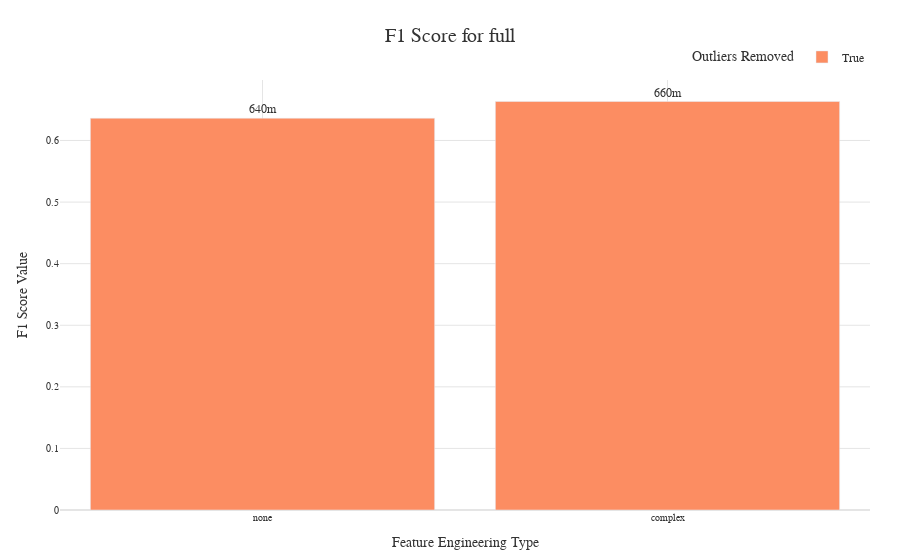
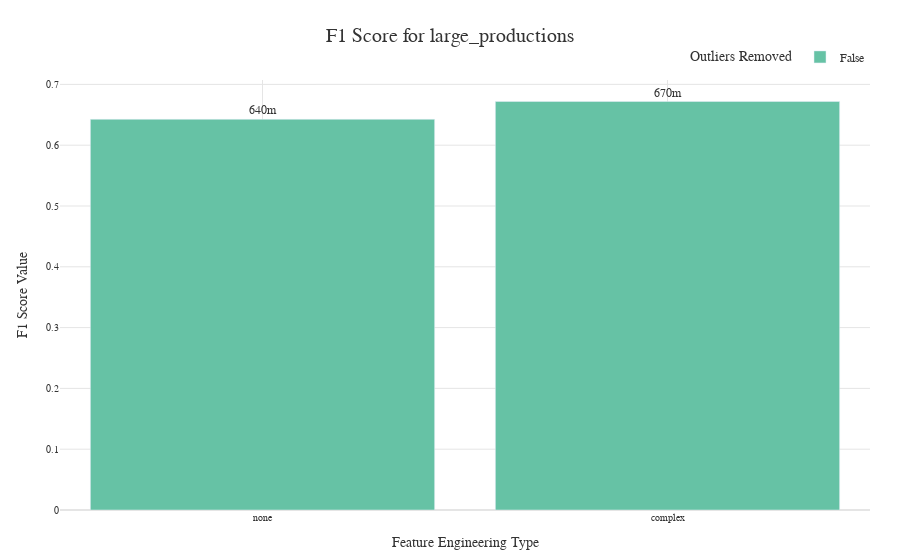
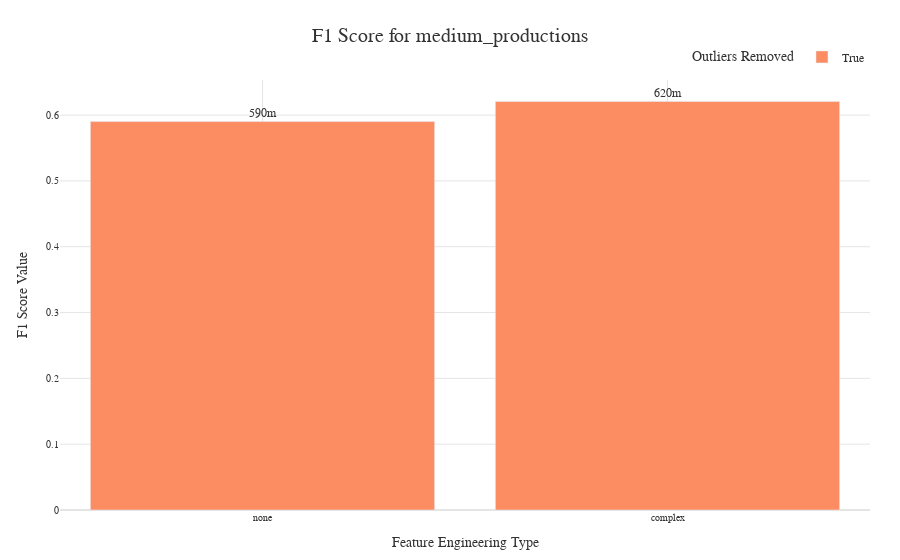

Notebook source saved alongside these figures, in order:
### Code cell
plot_one_metric_of_different_datasets_per_feature_engineering_outliers_with_plotly(experiment_df, problem_type='binary_classification', metric='F1 Score', metric_agg='max')

### Figure 1 — Plotly figure (JSON) as saved in the notebook; plotly's stock layout.template omitted (floating-point values rounded to 4 significant figures)
{"data": [{"alignmentgroup": "True", "hovertemplate": "Outliers Removed=True<br>Feature Engineering Type=%{x}<br>F1 Score Value=%{text}<extra></extra>", "legendgroup": "True", "marker": {"color": "#FC8D62", "pattern": {"shape": ""}}, "name": "True", "offsetgroup": "True", "orientation": "v", "showlegend": true, "text": [0.6633, 0.6362], "textposition": "outside", "texttemplate": "%{text:.2s}", "type": "bar", "x": ["complex", "none"], "xaxis": "x", "y": [0.6633, 0.6362], "yaxis": "y"}], "layout": {"bargap": 0.15, "barmode": "group", "font": {"color": "#333333", "family": "Arial", "size": 12}, "legend": {"orientation": "h", "title": {"text": "Outliers Removed"}, "tracegroupgap": 0, "x": 1, "xanchor": "right", "y": 1.02, "yanchor": "bottom"}, "margin": {"b": 50, "l": 60, "r": 30, "t": 80}, "plot_bgcolor": "white", "showlegend": true, "title": {"font": {"color": "#333333", "size": 20}, "text": "F1 Score for full", "x": 0.5, "xanchor": "center", "y": 0.95, "yanchor": "top"}, "xaxis": {"anchor": "y", "categoryarray": ["none", "complex"], "categoryorder": "array", "domain": [0, 1], "gridcolor": "#E5E5E5", "showgrid": true, "tickangle": 0, "tickfont": {"size": 10}, "title": {"text": "Feature Engineering Type"}}, "yaxis": {"anchor": "x", "domain": [0, 1], "gridcolor": "#E5E5E5", "showgrid": true, "tickfont": {"size": 10}, "title": {"text": "F1 Score Value"}, "type": "linear", "zeroline": true, "zerolinecolor": "#E5E5E5"}}}

### Figure 2 — Plotly figure (JSON) as saved in the notebook; plotly's stock layout.template omitted (floating-point values rounded to 4 significant figures)
{"data": [{"alignmentgroup": "True", "hovertemplate": "Outliers Removed=False<br>Feature Engineering Type=%{x}<br>F1 Score Value=%{text}<extra></extra>", "legendgroup": "False", "marker": {"color": "#66C2A5", "pattern": {"shape": ""}}, "name": "False", "offsetgroup": "False", "orientation": "v", "showlegend": true, "text": [0.6719, 0.6426], "textposition": "outside", "texttemplate": "%{text:.2s}", "type": "bar", "x": ["complex", "none"], "xaxis": "x", "y": [0.6719, 0.6426], "yaxis": "y"}], "layout": {"bargap": 0.15, "barmode": "group", "font": {"color": "#333333", "family": "Arial", "size": 12}, "legend": {"orientation": "h", "title": {"text": "Outliers Removed"}, "tracegroupgap": 0, "x": 1, "xanchor": "right", "y": 1.02, "yanchor": "bottom"}, "margin": {"b": 50, "l": 60, "r": 30, "t": 80}, "plot_bgcolor": "white", "showlegend": true, "title": {"font": {"color": "#333333", "size": 20}, "text": "F1 Score for large_productions", "x": 0.5, "xanchor": "center", "y": 0.95, "yanchor": "top"}, "xaxis": {"anchor": "y", "categoryarray": ["none", "complex"], "categoryorder": "array", "domain": [0, 1], "gridcolor": "#E5E5E5", "showgrid": true, "tickangle": 0, "tickfont": {"size": 10}, "title": {"text": "Feature Engineering Type"}}, "yaxis": {"anchor": "x", "domain": [0, 1], "gridcolor": "#E5E5E5", "showgrid": true, "tickfont": {"size": 10}, "title": {"text": "F1 Score Value"}, "type": "linear", "zeroline": true, "zerolinecolor": "#E5E5E5"}}}

### Figure 3 — Plotly figure (JSON) as saved in the notebook; plotly's stock layout.template omitted (floating-point values rounded to 4 significant figures)
{"data": [{"alignmentgroup": "True", "hovertemplate": "Outliers Removed=True<br>Feature Engineering Type=%{x}<br>F1 Score Value=%{text}<extra></extra>", "legendgroup": "True", "marker": {"color": "#FC8D62", "pattern": {"shape": ""}}, "name": "True", "offsetgroup": "True", "orientation": "v", "showlegend": true, "text": [0.6207, 0.5902], "textposition": "outside", "texttemplate": "%{text:.2s}", "type": "bar", "x": ["complex", "none"], "xaxis": "x", "y": [0.6207, 0.5902], "yaxis": "y"}], "layout": {"bargap": 0.15, "barmode": "group", "font": {"color": "#333333", "family": "Arial", "size": 12}, "legend": {"orientation": "h", "title": {"text": "Outliers Removed"}, "tracegroupgap": 0, "x": 1, "xanchor": "right", "y": 1.02, "yanchor": "bottom"}, "margin": {"b": 50, "l": 60, "r": 30, "t": 80}, "plot_bgcolor": "white", "showlegend": true, "title": {"font": {"color": "#333333", "size": 20}, "text": "F1 Score for medium_productions", "x": 0.5, "xanchor": "center", "y": 0.95, "yanchor": "top"}, "xaxis": {"anchor": "y", "categoryarray": ["none", "complex"], "categoryorder": "array", "domain": [0, 1], "gridcolor": "#E5E5E5", "showgrid": true, "tickangle": 0, "tickfont": {"size": 10}, "title": {"text": "Feature Engineering Type"}}, "yaxis": {"anchor": "x", "domain": [0, 1], "gridcolor": "#E5E5E5", "showgrid": true, "tickfont": {"size": 10}, "title": {"text": "F1 Score Value"}, "type": "linear", "zeroline": true, "zerolinecolor": "#E5E5E5"}}}
